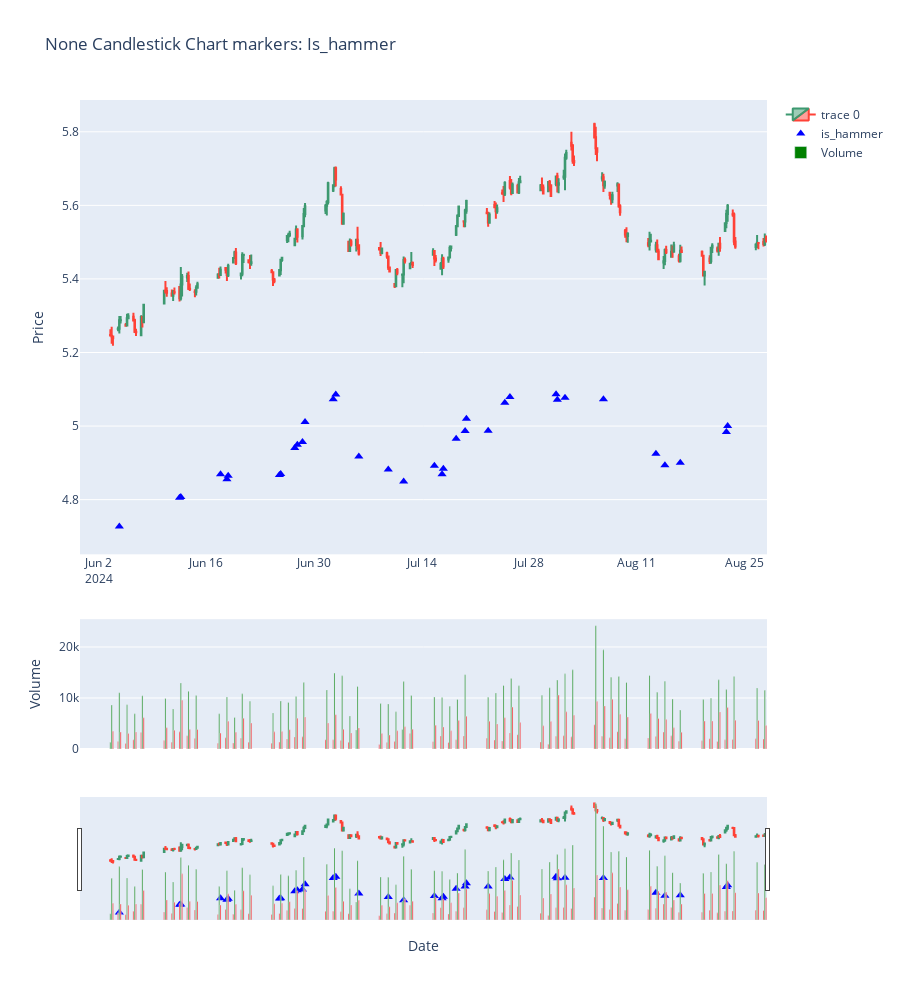

Notebook code cell kept with this figure:
### Code cell
ticker.candlestick_chart('is_hammer', start_date='2024-06-01')

### Figure 1 — Plotly figure (JSON) as saved in the notebook; plotly's stock layout.template omitted (floating-point values rounded to 4 significant figures; data arrays with more than 128 entries replaced by an {"elided": "..."} marker saying what was removed)
{"data": [{"close": {"elided": "186 float values"}, "high": {"elided": "186 float values"}, "low": {"elided": "186 float values"}, "open": {"elided": "186 float values"}, "type": "candlestick", "x": {"elided": "186 str values"}, "yaxis": "y"}, {"marker": {"color": "blue", "size": 8, "symbol": "triangle-up"}, "mode": "markers", "name": "is_hammer", "type": "scatter", "x": ["2024-06-04T16:00:00", "2024-06-12T12:00:00", "2024-06-12T16:00:00", "2024-06-17T20:00:00", "2024-06-18T16:00:00", "2024-06-18T20:00:00", "2024-06-25T12:00:00", "2024-06-25T16:00:00", "2024-06-27T12:00:00", "2024-06-27T20:00:00", "2024-06-28T12:00:00", "2024-06-28T20:00:00", "2024-07-02T12:00:00", "2024-07-02T20:00:00", "2024-07-05T20:00:00", "2024-07-09T16:00:00", "2024-07-11T16:00:00", "2024-07-15T16:00:00", "2024-07-16T16:00:00", "2024-07-16T20:00:00", "2024-07-18T12:00:00", "2024-07-19T16:00:00", "2024-07-19T20:00:00", "2024-07-22T16:00:00", "2024-07-24T20:00:00", "2024-07-25T12:00:00", "2024-07-31T12:00:00", "2024-07-31T16:00:00", "2024-08-01T16:00:00", "2024-08-06T16:00:00", "2024-08-13T12:00:00", "2024-08-14T16:00:00", "2024-08-16T16:00:00", "2024-08-22T16:00:00", "2024-08-22T20:00:00"], "y": [4.727, 4.805, 4.807, 4.869, 4.855, 4.865, 4.867, 4.87, 4.94, 4.949, 4.956, 5.011, 5.073, 5.086, 4.917, 4.882, 4.85, 4.892, 4.869, 4.884, 4.965, 4.987, 5.02, 4.987, 5.063, 5.079, 5.087, 5.072, 5.077, 5.073, 4.925, 4.894, 4.9, 4.984, 5.0], "yaxis": "y"}, {"marker": {"color": {"elided": "186 str values"}}, "name": "Volume", "type": "bar", "x": {"elided": "186 str values"}, "y": {"elided": "186 int values"}, "yaxis": "y2"}], "layout": {"barmode": "relative", "height": 1000, "title": {"text": "None Candlestick Chart markers: Is_hammer"}, "xaxis": {"title": {"text": "Date"}}, "yaxis": {"domain": [0.3, 1], "title": {"text": "Price"}}, "yaxis2": {"domain": [0, 0.2], "title": {"text": "Volume"}}}}
